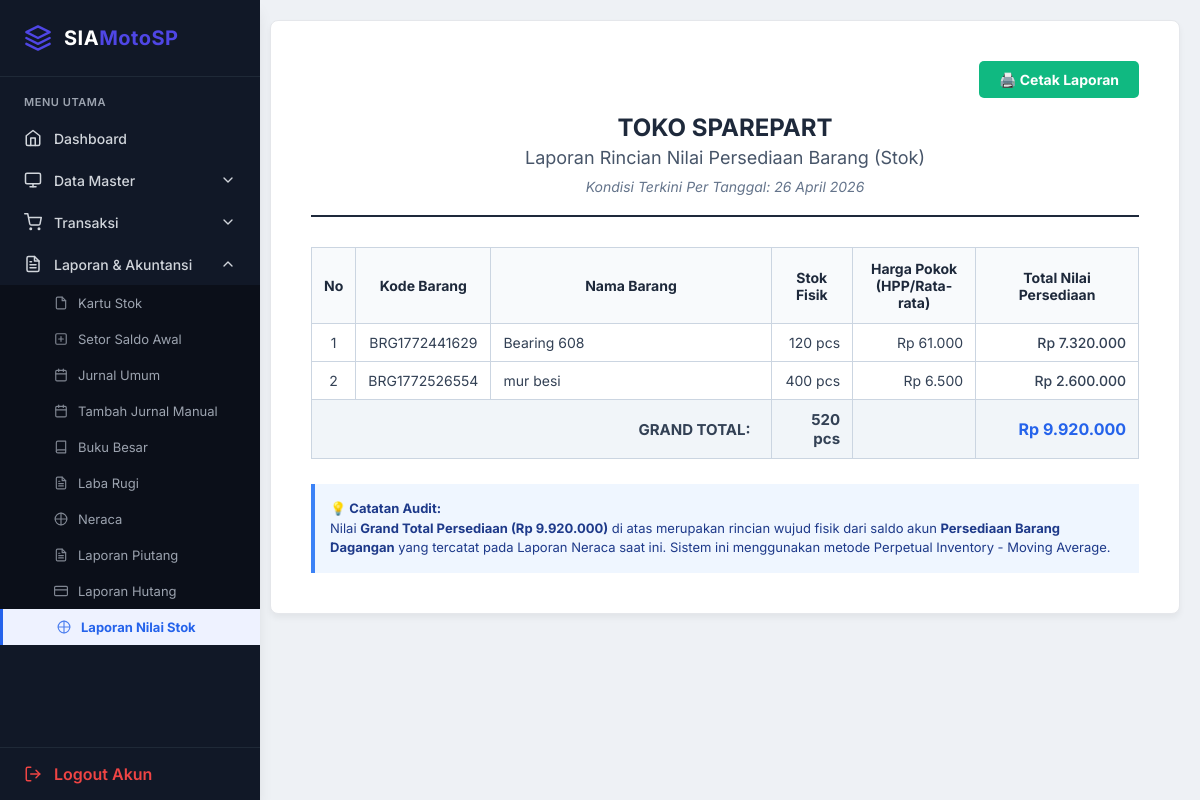
The app's page /laporan_stok.php (signed in), older data.
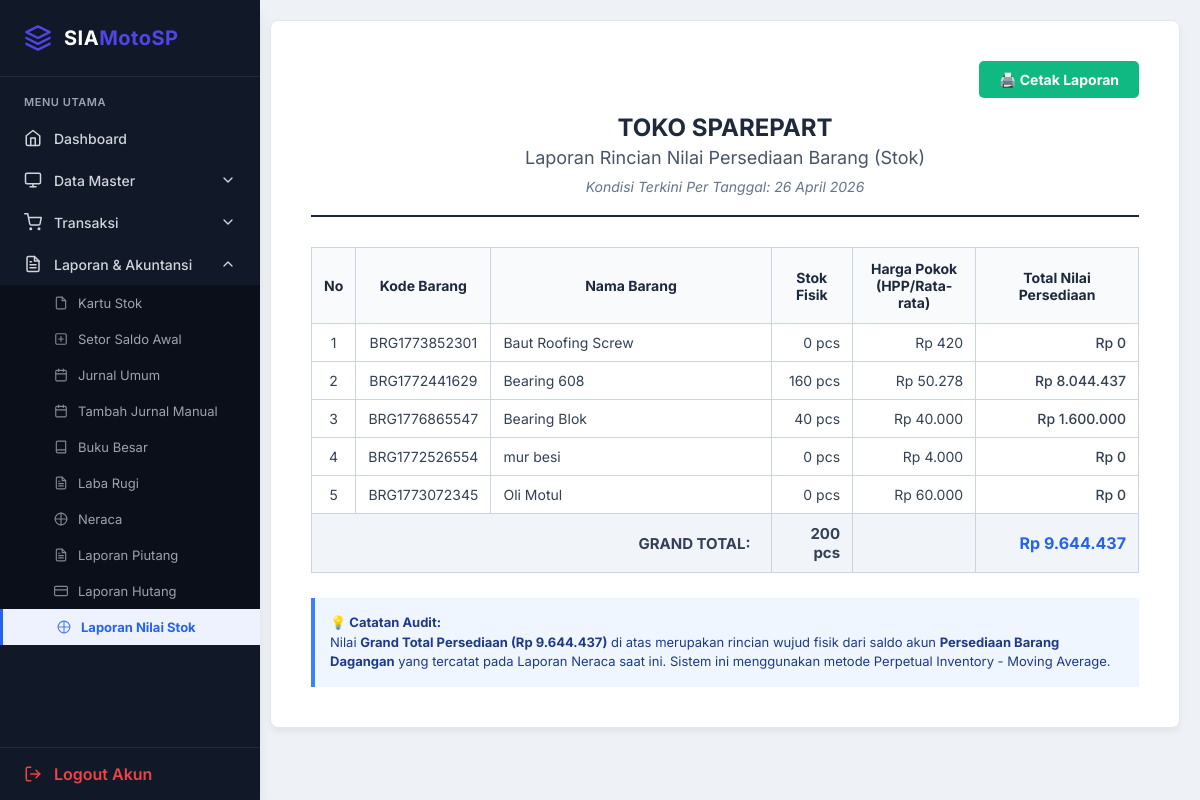
The same page, newer data.
### tables this page shows
CREATE TABLE `tb_barang` (
  `id` int NOT NULL,
  `kode_barang` varchar(20) DEFAULT NULL,
  `nama_barang` varchar(100) DEFAULT NULL,
  `id_kategori` int DEFAULT NULL,
  `harga_beli` decimal(15,2) DEFAULT NULL,
  `harga_jual` decimal(15,2) DEFAULT NULL,
  `stok` int DEFAULT '0',
  `harga_pokok` double NOT NULL DEFAULT '0',
  `stok_minimal` int DEFAULT '5',
  `stok_awal` int NOT NULL DEFAULT '0',
  `hpp_awal` int NOT NULL DEFAULT '0'
);

### laporan_stok.php (the view, shortened to what this page needs)
<?php
include "config/db.php";
$qBarang = mysqli_query($conn, "SELECT * FROM tb_barang ORDER BY nama_barang ASC");
$grand_total_stok = 0;
$grand_total_nilai = 0;
?>
<!DOCTYPE html>
<html>
<head>
<link rel="stylesheet" href="inc/style.css">
</head>
<body>
<?php include "sidebar.php"; ?>
<div class="content">
    <div class="card">
        <div class="action-bar">
            <button onclick="window.print()" class="btn-cetak">🖨️ Cetak Laporan</button>
        </div>
        <div class="header-laporan">
            <h2>Toko Sparepart</h2>
            <h3>Laporan Rincian Nilai Persediaan Barang (Stok)</h3>
            <p>Kondisi Terkini Per Tanggal: <?= date('d F Y') ?></p>
        </div>
        <table class="tb-stok">
            <thead>
                <tr>
                    <th width="5%">No</th>
                    <th width="15%">Kode Barang</th>
                    <th width="35%">Nama Barang</th>
                    <th width="10%">Stok Fisik</th>
                    <th width="15%">Harga Pokok (HPP/Rata-rata)</th>
                    <th width="20%">Total Nilai Persediaan</th>
                </tr>
            </thead>
            <tbody>
                <?php
                $no = 1;
                if(mysqli_num_rows($qBarang) > 0) {
                    while($b = mysqli_fetch_assoc($qBarang)) {
                        $stok = $b['stok'];
                        $hpp = $b['harga_beli'];
                        $total_nilai = $stok * $hpp;
                        $grand_total_stok += $stok;
                        $grand_total_nilai += $total_nilai;
                ?>
                <tr>
                    <td class="tengah"><?= $no++ ?></td>
                    <td class="tengah"><?= htmlspecialchars($b['kode_barang']) ?></td>
                    <td><?= htmlspecialchars($b['nama_barang']) ?></td>
                    <td class="angka"><?= number_format($stok, 0, ',', '.') ?> pcs</td>
                    <td class="angka">Rp <?= number_format($hpp, 0, ',', '.') ?></td>
                    <td class="angka" style="font-weight: 500;">Rp <?= number_format($total_nilai, 0, ',', '.') ?></td>
                </tr>
                <?php
                    }
                } else {
                    echo "<tr><td colspan='6' class='tengah' style='font-style:italic; color:#94a3b8;'>Belum ada data barang di database.</td></tr>";
                }
                ?>
            </tbody>
            <tfoot>
                <tr class="row-total">
                    <td colspan="3" class="angka" style="padding-right: 20px;">GRAND TOTAL:</td>
                    <td class="angka"><?= number_format($grand_total_stok, 0, ',', '.') ?> pcs</td>
                    <td></td>
                    <td class="angka" style="color: #2563eb; font-size: 16px;">Rp <?= number_format($grand_total_nilai, 0, ',', '.') ?></td>
                </tr>
            </tfoot>
        </table>
        <div class="info-box">
            <strong>💡 Catatan Audit:</strong><br>
            Nilai <strong>Grand Total Persediaan (Rp <?= number_format($grand_total_nilai, 0, ',', '.') ?>)</strong> di atas merupakan rincian wujud fisik dari saldo akun <strong>Persediaan Barang Dagangan</strong> yang tercatat pada Laporan Neraca saat ini. Sistem ini menggunakan metode Perpetual Inventory - Moving Average.
        </div>
    </div>
</div>
</body>
</html>

Row changes from the older to the newer data that the page shows:
added tb_barang: kode_barang "BRG1773852301", nama_barang "Baut Roofing Screw", stok "0", harga_beli "420"
changed tb_barang "BRG1772441629": stok "120" → "160"; harga_beli "61.000" → "50.278"; total_nilai "7.320.000" → "8.044.437"
added tb_barang: kode_barang "BRG1776865547", nama_barang "Bearing Blok", stok "40", harga_beli "40.000", total_nilai "1.600.000"
changed tb_barang "BRG1772526554": stok "400" → "0"; harga_beli "6.500" → "4.000"; stok "2.600.000" → "0"
added tb_barang: kode_barang "BRG1773072345", nama_barang "Oli Motul", stok "0", harga_beli "60.000"
Text that changed along with them:
$grand_total_stok: "520" → "200"
$grand_total_nilai: "9.920.000" → "9.644.437"
